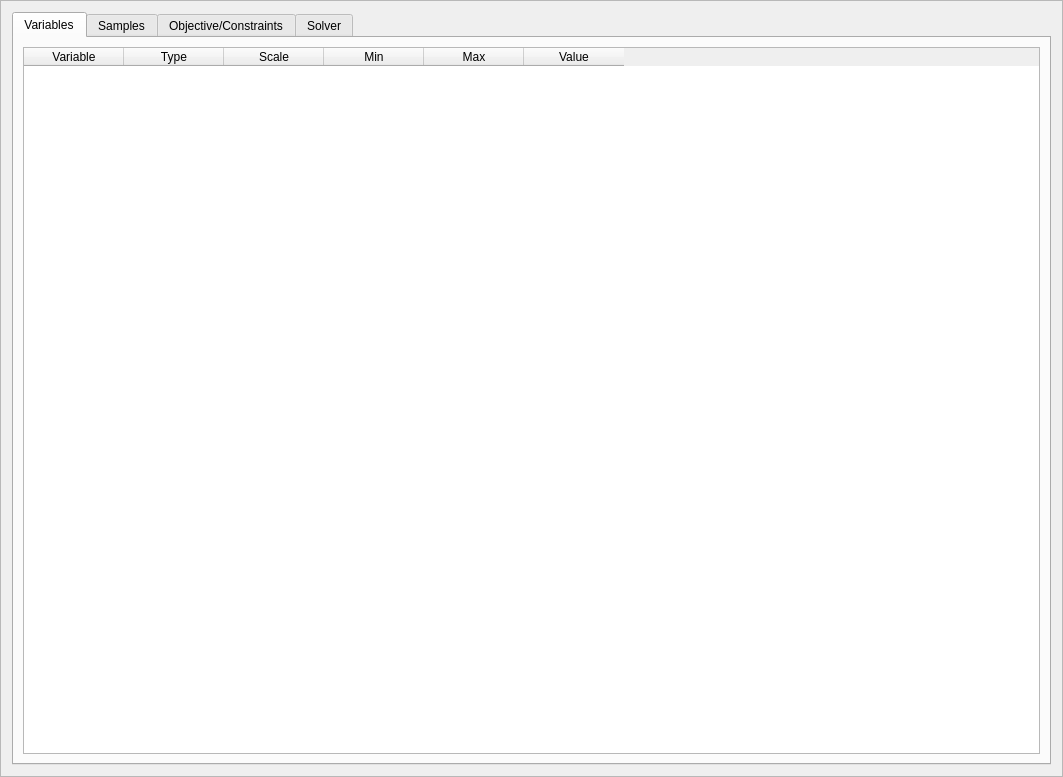
<?xml version="1.0" encoding="UTF-8"?>
<ui version="4.0">
 <class>optSetupFrame</class>
 <widget class="QFrame" name="optSetupFrame">
  <property name="geometry">
   <rect>
    <x>0</x>
    <y>0</y>
    <width>1063</width>
    <height>777</height>
   </rect>
  </property>
  <property name="cursor">
   <cursorShape>ArrowCursor</cursorShape>
  </property>
  <property name="windowTitle">
   <string>Frame</string>
  </property>
  <property name="frameShape">
   <enum>QFrame::StyledPanel</enum>
  </property>
  <property name="frameShadow">
   <enum>QFrame::Raised</enum>
  </property>
  <layout class="QVBoxLayout" name="verticalLayout_9">
   <item>
    <widget class="QTabWidget" name="tabWidget">
     <property name="cursor">
      <cursorShape>PointingHandCursor</cursorShape>
     </property>
     <property name="currentIndex">
      <number>0</number>
     </property>
     <widget class="QWidget" name="tab">
      <attribute name="title">
       <string>Variables</string>
      </attribute>
      <layout class="QVBoxLayout" name="verticalLayout_3">
       <item>
        <widget class="QTableWidget" name="varForm">
         <property name="sizePolicy">
          <sizepolicy hsizetype="Expanding" vsizetype="Expanding">
           <horstretch>0</horstretch>
           <verstretch>0</verstretch>
          </sizepolicy>
         </property>
         <property name="minimumSize">
          <size>
           <width>5</width>
           <height>5</height>
          </size>
         </property>
         <column>
          <property name="text">
           <string>Variable</string>
          </property>
         </column>
         <column>
          <property name="text">
           <string>Type</string>
          </property>
         </column>
         <column>
          <property name="text">
           <string>Scale</string>
          </property>
         </column>
         <column>
          <property name="text">
           <string>Min</string>
          </property>
         </column>
         <column>
          <property name="text">
           <string>Max</string>
          </property>
         </column>
         <column>
          <property name="text">
           <string>Value</string>
          </property>
         </column>
        </widget>
       </item>
      </layout>
     </widget>
     <widget class="QWidget" name="tab_4">
      <attribute name="title">
       <string>Samples</string>
      </attribute>
      <layout class="QVBoxLayout" name="verticalLayout">
       <item>
        <layout class="QHBoxLayout" name="horizontalLayout_5">
         <item>
          <widget class="QPushButton" name="addSampleButton">
           <property name="text">
            <string>Add Sample</string>
           </property>
           <property name="icon">
            <iconset resource="../icons.qrc">
             <normaloff>:/icons/icons/add.svg</normaloff>:/icons/icons/add.svg</iconset>
           </property>
          </widget>
         </item>
         <item>
          <widget class="QPushButton" name="deleteSampleButton">
           <property name="text">
            <string>Delete Samples</string>
           </property>
           <property name="icon">
            <iconset resource="../icons.qrc">
             <normaloff>:/icons/icons/delete.svg</normaloff>:/icons/icons/delete.svg</iconset>
           </property>
          </widget>
         </item>
         <item>
          <widget class="QPushButton" name="generateSamplesButton">
           <property name="text">
            <string>Generate Samples</string>
           </property>
           <property name="icon">
            <iconset resource="../icons.qrc">
             <normaloff>:/icons/icons/down.svg</normaloff>:/icons/icons/down.svg</iconset>
           </property>
          </widget>
         </item>
         <item>
          <widget class="QPushButton" name="clearSamplesButton">
           <property name="text">
            <string>Clear Samples</string>
           </property>
           <property name="icon">
            <iconset resource="../icons.qrc">
             <normaloff>:/icons/icons/new.svg</normaloff>:/icons/icons/new.svg</iconset>
           </property>
          </widget>
         </item>
         <item>
          <spacer name="horizontalSpacer_4">
           <property name="orientation">
            <enum>Qt::Horizontal</enum>
           </property>
           <property name="sizeHint" stdset="0">
            <size>
             <width>40</width>
             <height>20</height>
            </size>
           </property>
          </spacer>
         </item>
        </layout>
       </item>
       <item>
        <widget class="QTableWidget" name="sampleTable">
         <property name="palette">
          <palette>
           <active>
            <colorrole role="AlternateBase">
             <brush brushstyle="SolidPattern">
              <color alpha="255">
               <red>222</red>
               <green>255</green>
               <blue>222</blue>
              </color>
             </brush>
            </colorrole>
           </active>
           <inactive>
            <colorrole role="AlternateBase">
             <brush brushstyle="SolidPattern">
              <color alpha="255">
               <red>222</red>
               <green>255</green>
               <blue>222</blue>
              </color>
             </brush>
            </colorrole>
           </inactive>
           <disabled>
            <colorrole role="AlternateBase">
             <brush brushstyle="SolidPattern">
              <color alpha="255">
               <red>222</red>
               <green>255</green>
               <blue>222</blue>
              </color>
             </brush>
            </colorrole>
           </disabled>
          </palette>
         </property>
         <property name="alternatingRowColors">
          <bool>true</bool>
         </property>
        </widget>
       </item>
      </layout>
     </widget>
     <widget class="QWidget" name="tab_3">
      <attribute name="title">
       <string>Objective/Constraints</string>
      </attribute>
      <layout class="QVBoxLayout" name="verticalLayout_10">
       <item>
        <layout class="QHBoxLayout" name="horizontalLayout_6">
         <item>
          <widget class="QComboBox" name="objTypeCombo">
           <property name="minimumSize">
            <size>
             <width>300</width>
             <height>0</height>
            </size>
           </property>
           <item>
            <property name="text">
             <string>Simple Python Expression</string>
            </property>
           </item>
           <item>
            <property name="text">
             <string>Custom Python</string>
            </property>
           </item>
          </widget>
         </item>
         <item>
          <spacer name="horizontalSpacer_5">
           <property name="orientation">
            <enum>Qt::Horizontal</enum>
           </property>
           <property name="sizeHint" stdset="0">
            <size>
             <width>40</width>
             <height>20</height>
            </size>
           </property>
          </spacer>
         </item>
        </layout>
       </item>
       <item>
        <widget class="QStackedWidget" name="stackedWidget">
         <property name="currentIndex">
          <number>0</number>
         </property>
         <widget class="QWidget" name="page">
          <layout class="QVBoxLayout" name="verticalLayout_11">
           <item>
            <widget class="QGroupBox" name="groupBox">
             <property name="sizePolicy">
              <sizepolicy hsizetype="Preferred" vsizetype="Preferred">
               <horstretch>0</horstretch>
               <verstretch>1</verstretch>
              </sizepolicy>
             </property>
             <property name="minimumSize">
              <size>
               <width>5</width>
               <height>5</height>
              </size>
             </property>
             <property name="title">
              <string>Objective Function f(x)</string>
             </property>
             <layout class="QHBoxLayout" name="horizontalLayout_2">
              <item>
               <widget class="QTableWidget" name="fTable">
                <property name="minimumSize">
                 <size>
                  <width>5</width>
                  <height>5</height>
                 </size>
                </property>
                <column>
                 <property name="text">
                  <string>Expression</string>
                 </property>
                </column>
                <column>
                 <property name="text">
                  <string>Penalty Scale</string>
                 </property>
                </column>
                <column>
                 <property name="text">
                  <string>Value for Failure</string>
                 </property>
                </column>
               </widget>
              </item>
              <item>
               <layout class="QVBoxLayout" name="verticalLayout_5">
                <item>
                 <widget class="QPushButton" name="fAddButton">
                  <property name="minimumSize">
                   <size>
                    <width>0</width>
                    <height>0</height>
                   </size>
                  </property>
                  <property name="cursor">
                   <cursorShape>PointingHandCursor</cursorShape>
                  </property>
                  <property name="text">
                   <string/>
                  </property>
                  <property name="icon">
                   <iconset>
                    <normalon>:/icons/icons/add.svg</normalon>
                   </iconset>
                  </property>
                  <property name="iconSize">
                   <size>
                    <width>16</width>
                    <height>16</height>
                   </size>
                  </property>
                  <property name="flat">
                   <bool>false</bool>
                  </property>
                 </widget>
                </item>
                <item>
                 <widget class="QPushButton" name="fDelButton">
                  <property name="minimumSize">
                   <size>
                    <width>5</width>
                    <height>5</height>
                   </size>
                  </property>
                  <property name="cursor">
                   <cursorShape>PointingHandCursor</cursorShape>
                  </property>
                  <property name="text">
                   <string/>
                  </property>
                  <property name="icon">
                   <iconset>
                    <normalon>:/icons/icons/remove.svg</normalon>
                   </iconset>
                  </property>
                  <property name="iconSize">
                   <size>
                    <width>16</width>
                    <height>16</height>
                   </size>
                  </property>
                  <property name="flat">
                   <bool>false</bool>
                  </property>
                 </widget>
                </item>
                <item>
                 <spacer name="verticalSpacer">
                  <property name="orientation">
                   <enum>Qt::Vertical</enum>
                  </property>
                  <property name="sizeHint" stdset="0">
                   <size>
                    <width>20</width>
                    <height>40</height>
                   </size>
                  </property>
                 </spacer>
                </item>
               </layout>
              </item>
             </layout>
            </widget>
           </item>
           <item>
            <widget class="QGroupBox" name="groupBox_2">
             <property name="sizePolicy">
              <sizepolicy hsizetype="Preferred" vsizetype="Preferred">
               <horstretch>0</horstretch>
               <verstretch>1</verstretch>
              </sizepolicy>
             </property>
             <property name="minimumSize">
              <size>
               <width>5</width>
               <height>5</height>
              </size>
             </property>
             <property name="title">
              <string>Inequality Constraints g(x) &lt;= 0</string>
             </property>
             <layout class="QHBoxLayout" name="horizontalLayout_4">
              <item>
               <widget class="QTableWidget" name="gTable">
                <property name="minimumSize">
                 <size>
                  <width>5</width>
                  <height>5</height>
                 </size>
                </property>
                <column>
                 <property name="text">
                  <string>Expression</string>
                 </property>
                </column>
                <column>
                 <property name="text">
                  <string>Penalty Factor</string>
                 </property>
                </column>
                <column>
                 <property name="text">
                  <string>Form</string>
                 </property>
                </column>
               </widget>
              </item>
              <item>
               <layout class="QVBoxLayout" name="verticalLayout_2">
                <item>
                 <widget class="QPushButton" name="gAddButton">
                  <property name="minimumSize">
                   <size>
                    <width>0</width>
                    <height>0</height>
                   </size>
                  </property>
                  <property name="cursor">
                   <cursorShape>PointingHandCursor</cursorShape>
                  </property>
                  <property name="text">
                   <string/>
                  </property>
                  <property name="icon">
                   <iconset>
                    <normalon>:/icons/icons/add.svg</normalon>
                   </iconset>
                  </property>
                  <property name="iconSize">
                   <size>
                    <width>16</width>
                    <height>16</height>
                   </size>
                  </property>
                  <property name="flat">
                   <bool>false</bool>
                  </property>
                 </widget>
                </item>
                <item>
                 <widget class="QPushButton" name="gDelButton">
                  <property name="cursor">
                   <cursorShape>PointingHandCursor</cursorShape>
                  </property>
                  <property name="text">
                   <string/>
                  </property>
                  <property name="icon">
                   <iconset>
                    <normalon>:/icons/icons/remove.svg</normalon>
                   </iconset>
                  </property>
                  <property name="iconSize">
                   <size>
                    <width>16</width>
                    <height>16</height>
                   </size>
                  </property>
                  <property name="flat">
                   <bool>false</bool>
                  </property>
                 </widget>
                </item>
                <item>
                 <spacer name="verticalSpacer_2">
                  <property name="orientation">
                   <enum>Qt::Vertical</enum>
                  </property>
                  <property name="sizeHint" stdset="0">
                   <size>
                    <width>20</width>
                    <height>40</height>
                   </size>
                  </property>
                 </spacer>
                </item>
               </layout>
              </item>
             </layout>
            </widget>
           </item>
           <item>
            <layout class="QHBoxLayout" name="horizontalLayout">
             <item>
              <spacer name="horizontalSpacer_2">
               <property name="orientation">
                <enum>Qt::Horizontal</enum>
               </property>
               <property name="sizeHint" stdset="0">
                <size>
                 <width>40</width>
                 <height>20</height>
                </size>
               </property>
              </spacer>
             </item>
             <item>
              <widget class="QPushButton" name="checkInputButton">
               <property name="font">
                <font>
                 <pointsize>8</pointsize>
                 <underline>false</underline>
                </font>
               </property>
               <property name="cursor">
                <cursorShape>PointingHandCursor</cursorShape>
               </property>
               <property name="text">
                <string>Check Input...</string>
               </property>
               <property name="icon">
                <iconset>
                 <normalon>:/icons/icons/check.svg</normalon>
                </iconset>
               </property>
               <property name="iconSize">
                <size>
                 <width>16</width>
                 <height>16</height>
                </size>
               </property>
               <property name="flat">
                <bool>false</bool>
               </property>
              </widget>
             </item>
             <item>
              <widget class="QPushButton" name="vexButton">
               <property name="font">
                <font>
                 <pointsize>8</pointsize>
                 <underline>false</underline>
                </font>
               </property>
               <property name="cursor">
                <cursorShape>PointingHandCursor</cursorShape>
               </property>
               <property name="text">
                <string>Variable Explorer</string>
               </property>
               <property name="icon">
                <iconset>
                 <normalon>:/icons/icons/search.svg</normalon>
                </iconset>
               </property>
               <property name="iconSize">
                <size>
                 <width>16</width>
                 <height>16</height>
                </size>
               </property>
               <property name="flat">
                <bool>false</bool>
               </property>
              </widget>
             </item>
             <item>
              <spacer name="horizontalSpacer_3">
               <property name="orientation">
                <enum>Qt::Horizontal</enum>
               </property>
               <property name="sizeHint" stdset="0">
                <size>
                 <width>40</width>
                 <height>20</height>
                </size>
               </property>
              </spacer>
             </item>
            </layout>
           </item>
          </layout>
         </widget>
         <widget class="QWidget" name="page_4">
          <layout class="QVBoxLayout" name="verticalLayout_13">
           <item>
            <widget class="QGroupBox" name="groupBox_4">
             <property name="title">
              <string>Custom Python</string>
             </property>
             <layout class="QVBoxLayout" name="verticalLayout_12">
              <item>
               <widget class="QPlainTextEdit" name="plainTextEdit_2">
                <property name="maximumSize">
                 <size>
                  <width>16777215</width>
                  <height>150</height>
                 </size>
                </property>
                <property name="font">
                 <font>
                  <family>Courier</family>
                 </font>
                </property>
                <property name="readOnly">
                 <bool>true</bool>
                </property>
                <property name="plainText">
                 <string>Enter Python below to define an objective function.  The function should return three things the first is the objective function list.  This is a list to support multi-objective problems.  The other two items are only diagnostic, they are not use in any calulation.  The second item is a list of constraint violations.  The lst item is the constraint penalty.  In custom mode it is up to the user to apply constraint penalties.

The arguments to the function are x, f, and fail.  The inputs and outputs of a flowsheet run are stored in x and f.  If sampling is used the first index is the sample index, and the second key is the node name.  If there is one sample only, the first key is the node a name.  The next key is the variables name, and the last index is the time step index.  The timestep index would usually be 0.  Fail is a boolean list.  It indicates if any flowsheet sample failed.

Example:

def objfunc(x, f, fail):
    # Simple example where the objective is just a flowsheet output
    if any(fail): #simulation failed to converge
        obj = [100000]
    else: #simulation successful
        obj = [f['Node']['x'][0]]
    return obj, [0], 0</string>
                </property>
               </widget>
              </item>
              <item>
               <widget class="QPlainTextEdit" name="customCodeEdit">
                <property name="font">
                 <font>
                  <family>Courier</family>
                  <pointsize>10</pointsize>
                 </font>
                </property>
               </widget>
              </item>
             </layout>
            </widget>
           </item>
          </layout>
         </widget>
        </widget>
       </item>
      </layout>
     </widget>
     <widget class="QWidget" name="tab_2">
      <attribute name="title">
       <string>Solver</string>
      </attribute>
      <layout class="QVBoxLayout" name="verticalLayout_7">
       <item>
        <widget class="QGroupBox" name="groupBox_5">
         <property name="sizePolicy">
          <sizepolicy hsizetype="Preferred" vsizetype="Maximum">
           <horstretch>0</horstretch>
           <verstretch>0</verstretch>
          </sizepolicy>
         </property>
         <property name="title">
          <string>Solver</string>
         </property>
         <layout class="QVBoxLayout" name="verticalLayout_6">
          <item>
           <layout class="QHBoxLayout" name="horizontalLayout_3">
            <item>
             <widget class="QLabel" name="label_3">
              <property name="text">
               <string>Select Solver</string>
              </property>
              <property name="buddy">
               <cstring>solverBox</cstring>
              </property>
             </widget>
            </item>
            <item>
             <widget class="QComboBox" name="solverBox">
              <property name="sizePolicy">
               <sizepolicy hsizetype="Expanding" vsizetype="Fixed">
                <horstretch>0</horstretch>
                <verstretch>0</verstretch>
               </sizepolicy>
              </property>
             </widget>
            </item>
            <item>
             <spacer name="horizontalSpacer">
              <property name="orientation">
               <enum>Qt::Horizontal</enum>
              </property>
              <property name="sizeHint" stdset="0">
               <size>
                <width>40</width>
                <height>20</height>
               </size>
              </property>
             </spacer>
            </item>
           </layout>
          </item>
          <item>
           <widget class="QGroupBox" name="groupBox_3">
            <property name="maximumSize">
             <size>
              <width>16777215</width>
              <height>150</height>
             </size>
            </property>
            <property name="title">
             <string>Description</string>
            </property>
            <layout class="QVBoxLayout" name="verticalLayout_4">
             <item>
              <widget class="QTextBrowser" name="methodDescriptionBox"/>
             </item>
            </layout>
           </widget>
          </item>
         </layout>
        </widget>
       </item>
       <item>
        <widget class="QGroupBox" name="groupBox_6">
         <property name="minimumSize">
          <size>
           <width>5</width>
           <height>5</height>
          </size>
         </property>
         <property name="title">
          <string>Solver Options</string>
         </property>
         <layout class="QVBoxLayout" name="verticalLayout_8">
          <item>
           <widget class="QTableWidget" name="solverOptionTable">
            <property name="minimumSize">
             <size>
              <width>5</width>
              <height>5</height>
             </size>
            </property>
            <column>
             <property name="text">
              <string>Option</string>
             </property>
            </column>
            <column>
             <property name="text">
              <string>Setting</string>
             </property>
            </column>
            <column>
             <property name="text">
              <string>Description</string>
             </property>
            </column>
           </widget>
          </item>
         </layout>
        </widget>
       </item>
      </layout>
     </widget>
    </widget>
   </item>
  </layout>
 </widget>
 <resources>
  <include location="foqus_lib.gui.icons.qrc"/>
 </resources>
 <connections>
  <connection>
   <sender>objTypeCombo</sender>
   <signal>currentIndexChanged(int)</signal>
   <receiver>stackedWidget</receiver>
   <slot>setCurrentIndex(int)</slot>
   <hints>
    <hint type="sourcelabel">
     <x>237</x>
     <y>53</y>
    </hint>
    <hint type="destinationlabel">
     <x>1020</x>
     <y>76</y>
    </hint>
   </hints>
  </connection>
 </connections>
</ui>
